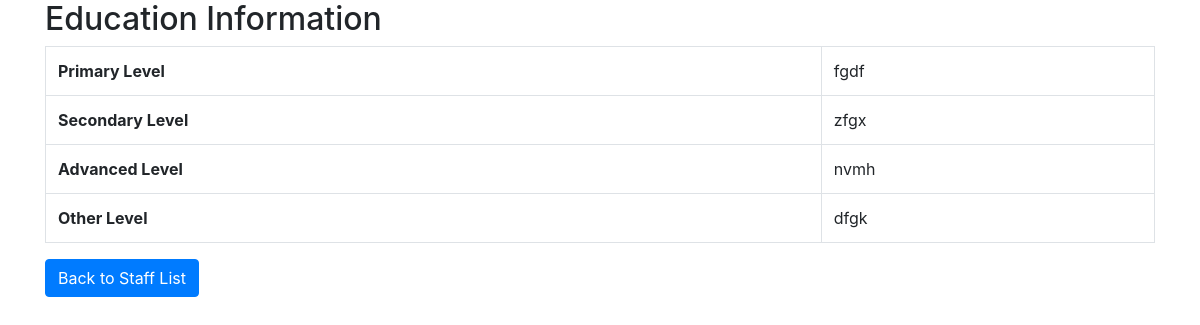
Page /view_education.php?staff_registration_number=09876545678 on the committed database.
### tables this page shows
CREATE TABLE `staff_education` (
  `education_id` int(11) NOT NULL,
  `staff_registration_number` varchar(20) DEFAULT NULL,
  `primary_level` varchar(100) DEFAULT NULL,
  `secondary_level` varchar(100) DEFAULT NULL,
  `advanced_level` varchar(100) DEFAULT NULL,
  `other_level` text DEFAULT NULL,
  `secondary_level_file` longblob DEFAULT NULL,
  `advanced_level_file` longblob DEFAULT NULL,
  `other_level_file` longblob DEFAULT NULL
);

### view_education.php (the view, shortened to what this page needs)
<?php
include('db_connection.php');
$staff_registration_number = isset($_GET['staff_registration_number']) ? htmlspecialchars($_GET['staff_registration_number']) : '';
$query = "SELECT * FROM staff_education WHERE staff_registration_number = ?";
if ($stmt = $conn->prepare($query)) {
    $stmt->bind_param("s", $staff_registration_number);
    $stmt->execute();
    $result = $stmt->get_result();
    if ($result->num_rows > 0) {
        $education = $result->fetch_assoc();
    } else {
        echo "No education information found for this staff.";
    }
} else {
    echo "Error preparing query: " . $conn->error;
}
?>
<!DOCTYPE html>
<html lang="en">
<head>
    <link rel="stylesheet" href="path/to/bootstrap.css">
</head>
<body>
    <div class="container">
        <h2>Education Information</h2>
        <?php if (isset($education)): ?>
            <table class="table table-bordered">
                <tr>
                    <th>Primary Level</th>
                    <td><?php echo htmlspecialchars($education['primary_level']); ?></td>
                </tr>
                <tr>
                    <th>Secondary Level</th>
                    <td><?php echo htmlspecialchars($education['secondary_level']); ?></td>
                </tr>
                <tr>
                    <th>Advanced Level</th>
                    <td><?php echo htmlspecialchars($education['advanced_level']); ?></td>
                </tr>
                <tr>
                    <th>Other Level</th>
                    <td><?php echo htmlspecialchars($education['other_level']); ?></td>
                </tr>
            </table>
        <?php else: ?>
            <p>No education information available.</p>
        <?php endif; ?>
        <a href="view_staff.php" class="btn btn-primary">Back to Staff List</a>
    </div>
</body>
</html>

### rows in the picture
staff_education: primary_level "fgdf", secondary_level "zfgx", advanced_level "nvmh", other_level "dfgk"
